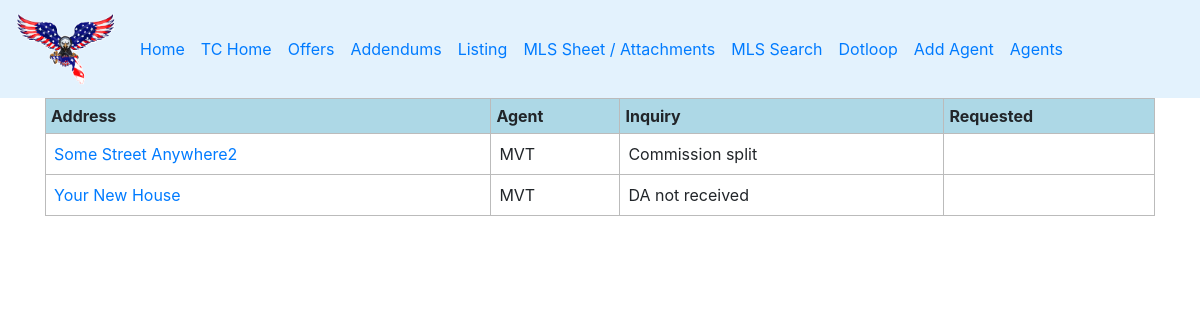
The page /ticket/dotloop/pending/ (signed in) on the database its author committed.
### Tickets/models.py (models this page shows, shortened)
class CreateDotloop(models.Model):
	agent = models.ForeignKey(TeamMembers, on_delete = models.DO_NOTHING, verbose_name = "Agent")
	address = models.CharField(max_length = 100, verbose_name = "Property Address")
	inquiry = models.CharField(max_length = 20, choices = [("Commission split","Commission split"),
		("DA not received","DA not received"),("Compliance docs","Compliance docs")], verbose_name = "Inquiry?")
	additional = models.TextField(blank = True, null=True,verbose_name = "Additional details (Explain)")
	created = models.DateTimeField(auto_now_add = True)
	completed = models.DateTimeField(null = True)
	completed_by = models.ForeignKey(User, on_delete = models.DO_NOTHING, null = True)

### TeamMembers/models.py (models this page shows)
class TeamMembers(models.Model):
	name = models.CharField(max_length=100, verbose_name="Agent's Name")
	phone = models.CharField(max_length=100, verbose_name="Phone Number")
	email = models.CharField(max_length=100, verbose_name="Email")
	offer = models.IntegerField(default=0)
	addendum = models.IntegerField(default=0)
	listing = models.IntegerField(default = 0)
	mls_attachments = models.IntegerField(default = 0)
	mls_search = models.IntegerField(default = 0)
	dotloop = models.IntegerField(default = 0)
	def __str__(self):
		return str(self.name)

### Tickets/views.py (the view)
# urls.py: path('dotloop/pending/', views.pendingdotloop, name = 'pending dotloop'),
@login_required
def pendingdotloop(request):
	dotloops = CreateDotloop.objects.filter(completed__isnull = True)
	return render(request,'pendingdotloop.html',{'dotloops':dotloops,
		'encabezado':"Dotloop Request Pending to be Done"})

### Tickets/templates/pendingdotloop.html (shortened to what this page needs)
{% extends 'base.html' %}
{% load static %}
{% block content %}
<table style="width: 100%;border-collapse: collapse;">
	<tr bgcolor="#ADD8E6">
		<th style="border: 1px solid #bbb;padding: 5px;">Address</th>
		<th style="border: 1px solid #bbb;padding: 5px;">Agent</th>
		<th style="border: 1px solid #bbb;padding: 5px;">Inquiry</th>
		<th style="border: 1px solid #bbb;padding: 5px;">Requested</th>
	</tr>
	{% for dotloop in dotloops %}
	<tr>
		<td style="border: 1px solid #bbb; padding: 8px;">
			<a href="{% url 'dotloop details' dotloop.id %}">
				{{dotloop.address}}
			</a>
		</td>
		<td style="border: 1px solid #bbb;padding: 8px;">
			{{dotloop.agent}}
		</td>
		<td style="border: 1px solid #BBB;padding: 8px;">
			{{dotloop.inquiry}}
		</td>
		<td style="border: 1px solid #BBB;padding: 8px;">
		</td>
	</tr>
	{% endfor %}
</table>
{% endblock %}

### static/css/estilos.css (style rules this page uses)
body { background-image:url('https://yt3.googleusercontent.com/WSwBQpgZ-93Mobr4KeA1Y9v4qjpHbxNfNuQ6kH4bukLgl4p-4IgpVFDB-Hf0eQV7XykQORkg=s900-c-k-c0x00ffffff-no-rj') ; background-size: cover; background-position: 20% 20%; }
.signup-container, .card, .card-body, .form, .form-group, .details, table { border: 1px solid #ccc; border-radius: 20px; padding: 10px; justify-content: center; }
.signup-container, .form, .form-group, .details, .block, table { background-color: rgba(255, 255, 255, 0.5); backdrop-filter: blur(15px); }

### rows shown on the page
CreateDotloop: address "Some Street Anywhere2", agent "MVT", inquiry "Commission split"
CreateDotloop: address "Your New House", agent "MVT", inquiry "DA not received"
